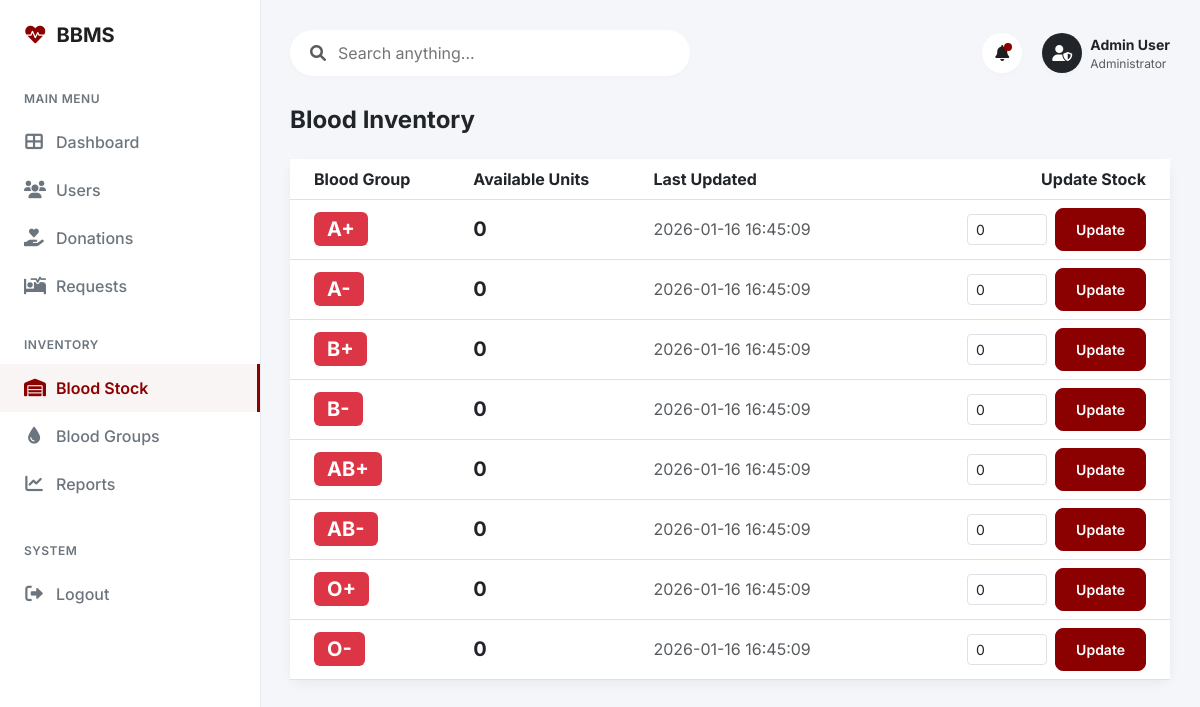
The app's page /admin/dashboard.php?page=blood_stock (signed in) with its own data.
### tables this page shows
CREATE TABLE `blood_store` (
  `id` int(11) NOT NULL AUTO_INCREMENT,
  `blood_group_id` int(11) NOT NULL,
  `available_units` int(11) NOT NULL DEFAULT 0,
  `updated_at` timestamp NOT NULL DEFAULT current_timestamp() ON UPDATE current_timestamp(),
  PRIMARY KEY (`id`),
  KEY `blood_group_id` (`blood_group_id`),
  CONSTRAINT `fk_store_blood_group` FOREIGN KEY (`blood_group_id`) REFERENCES `blood_groups` (`id`) ON DELETE CASCADE
);

CREATE TABLE `blood_groups` (
  `id` int(11) NOT NULL AUTO_INCREMENT,
  `group_name` varchar(5) NOT NULL,
  `created_at` timestamp NOT NULL DEFAULT current_timestamp(),
  PRIMARY KEY (`id`),
  UNIQUE KEY `group_name` (`group_name`)
);

### admin/views/blood_stock_view.php (the view, shortened to what this page needs)
<?php
$inventory = $pdo->query("SELECT bs.*, bg.group_name FROM blood_store bs JOIN blood_groups bg ON bs.blood_group_id = bg.id ORDER BY bg.id")->fetchAll();
?>
<h4 class="fw-bold text-dark mb-4">Blood Inventory</h4>
<div class="card card-custom">
    <div class="card-body p-0">
        <div class="table-responsive">
            <table class="table table-hover align-middle mb-0">
                <thead class="bg-light">
                    <tr>
                        <th class="ps-4">Blood Group</th>
                        <th>Available Units</th>
                        <th>Last Updated</th>
                        <th class="text-end pe-4">Update Stock</th>
                    </tr>
                </thead>
                <tbody>
                    <?php foreach ($inventory as $item): ?>
                        <tr>
                            <td class="ps-4">
                                <span class="badge bg-danger fs-5">
                                    <?php echo htmlspecialchars($item['group_name']); ?>
                                </span>
                            </td>
                            <td>
                                <span class="fw-bold fs-5 text-dark">
                                    <?php echo $item['available_units']; ?>
                                </span>
                            </td>
                            <td class="text-muted">
                                <?php echo $item['updated_at']; ?>
                            </td>
                            <td class="text-end pe-4">
                                <form action="" method="POST" class="d-flex justify-content-end align-items-center">
                                    <input type="number" name="units" class="form-control form-control-sm me-2"
                                        style="width: 80px;" value="<?php echo $item['available_units']; ?>" min="0">
                                    <button type="submit" name="update_stock" class="btn btn-sm btn-primary">
                                        Update
                                    </button>
                                </form>
                            </td>
                        </tr>
                    <?php endforeach; ?>
                </tbody>
            </table>
        </div>
    </div>
</div>

### assets/css/style.css (style rules this page uses)
:root { --primary-color: #D20F2E; --primary-hover: #b00c26; --text-dark: #0D0D0D; --bg-light: #F6F7FB; --white: #FFFFFF; --card-radius: 16px; }
body { font-family: 'Inter', sans-serif; background-color: var(--bg-light); color: var(--text-dark); }
.btn-primary { background-color: var(--primary-color); border-color: var(--primary-color); border-radius: 8px; padding: 10px 20px; font-weight: 600; }
.card-custom { background-color: var(--white); border: none; border-radius: var(--card-radius); box-shadow: 0 4px 12px rgba(0, 0, 0, 0.05); transition: transform 0.2s; }
:root { --primary-color: #8B0000; --primary-light: #ab0000; --text-dark: #1F1F1F; --text-muted: #6C757D; --bg-light: #F4F6F9; --white: #FFFFFF; --sidebar-width: 260px; --header-height: 70px; --card-radius: 12px; }
body { background-color: var(--bg-light); font-family: 'Inter', sans-serif; }

### records on screen
blood_store: blood_group.group_name "A+", available_units "0", updated_at "2026-01-16 16:45:09", units "0"
blood_store: blood_group.group_name "A-", available_units "0", updated_at "2026-01-16 16:45:09", units "0"
blood_store: blood_group.group_name "B+", available_units "0", updated_at "2026-01-16 16:45:09", units "0"
blood_store: blood_group.group_name "B-", available_units "0", updated_at "2026-01-16 16:45:09", units "0"
blood_store: blood_group.group_name "AB+", available_units "0", updated_at "2026-01-16 16:45:09", units "0"
blood_store: blood_group.group_name "AB-", available_units "0", updated_at "2026-01-16 16:45:09", units "0"
blood_store: blood_group.group_name "O+", available_units "0", updated_at "2026-01-16 16:45:09", units "0"
blood_store: blood_group.group_name "O-", available_units "0", updated_at "2026-01-16 16:45:09", units "0"
